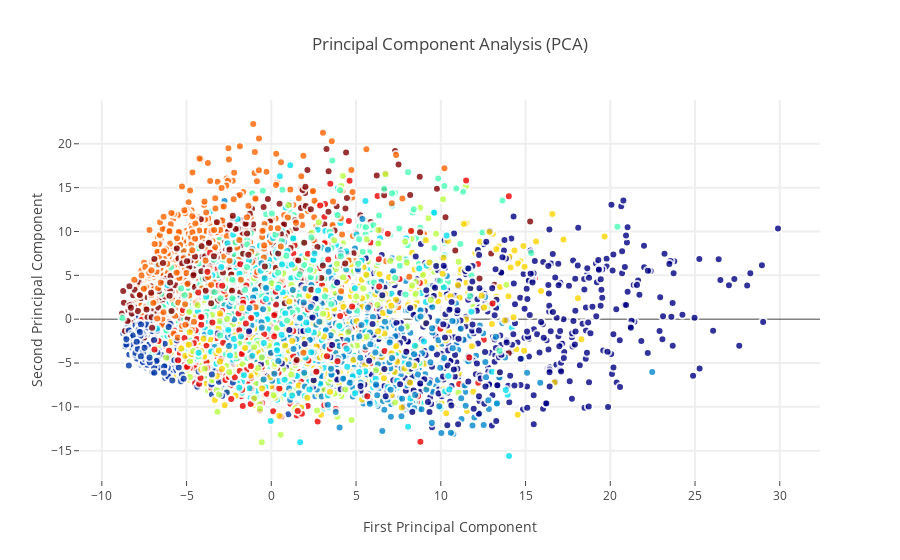

Notebook code for this chart:
### Markdown cell above
### Interactive visualisations of PCA representation

When it comes to these dimensionality reduction methods, scatter plots are most commonly implemented because they allow for great and convenient visualisations of clustering ( if any existed ) and this will be exactly what we will be doing as we plot the first 2 principal components as follows:

### Code cell
trace0 = go.Scatter(
    x = X_5d[:,0],
    y = X_5d[:,1],
#     name = Target,
#     hoveron = Target,
    mode = 'markers',
    text = Target,
    showlegend = False,
    marker = dict(
        size = 8,
        color = Target,
        colorscale ='Jet',
        showscale = False,
        line = dict(
            width = 2,
            color = 'rgb(255, 255, 255)'
        ),
        opacity = 0.8
    )
)
data = [trace0]

layout = go.Layout(
    title= 'Principal Component Analysis (PCA)',
    hovermode= 'closest',
    xaxis= dict(
         title= 'First Principal Component',
        ticklen= 5,
        zeroline= False,
        gridwidth= 2,
    ),
    yaxis=dict(
        title= 'Second Principal Component',
        ticklen= 5,
        gridwidth= 2,
    ),
    showlegend= True
)


fig = dict(data=data, layout=layout)
py.iplot(fig, filename='styled-scatter')

### Figure 1 — Plotly figure (JSON) as saved in the notebook; plotly's stock layout.template omitted (floating-point values rounded to 4 significant figures; data arrays with more than 128 entries replaced by an {"elided": "..."} marker saying what was removed)
{"data": [{"marker": {"color": {"elided": "6000 int values"}, "colorscale": "Jet", "line": {"color": "rgb(255, 255, 255)", "width": 2}, "opacity": 0.8, "showscale": false, "size": 8}, "mode": "markers", "showlegend": false, "text": {"elided": "6000 int values"}, "type": "scatter", "uid": "0a95f17c-aae3-4bb7-b62b-cae3b9b915e9", "x": {"elided": "6000 float values"}, "y": {"elided": "6000 float values"}}], "layout": {"hovermode": "closest", "showlegend": true, "title": "Principal Component Analysis (PCA)", "xaxis": {"gridwidth": 2, "ticklen": 5, "title": "First Principal Component", "zeroline": false}, "yaxis": {"gridwidth": 2, "ticklen": 5, "title": "Second Principal Component"}}}
